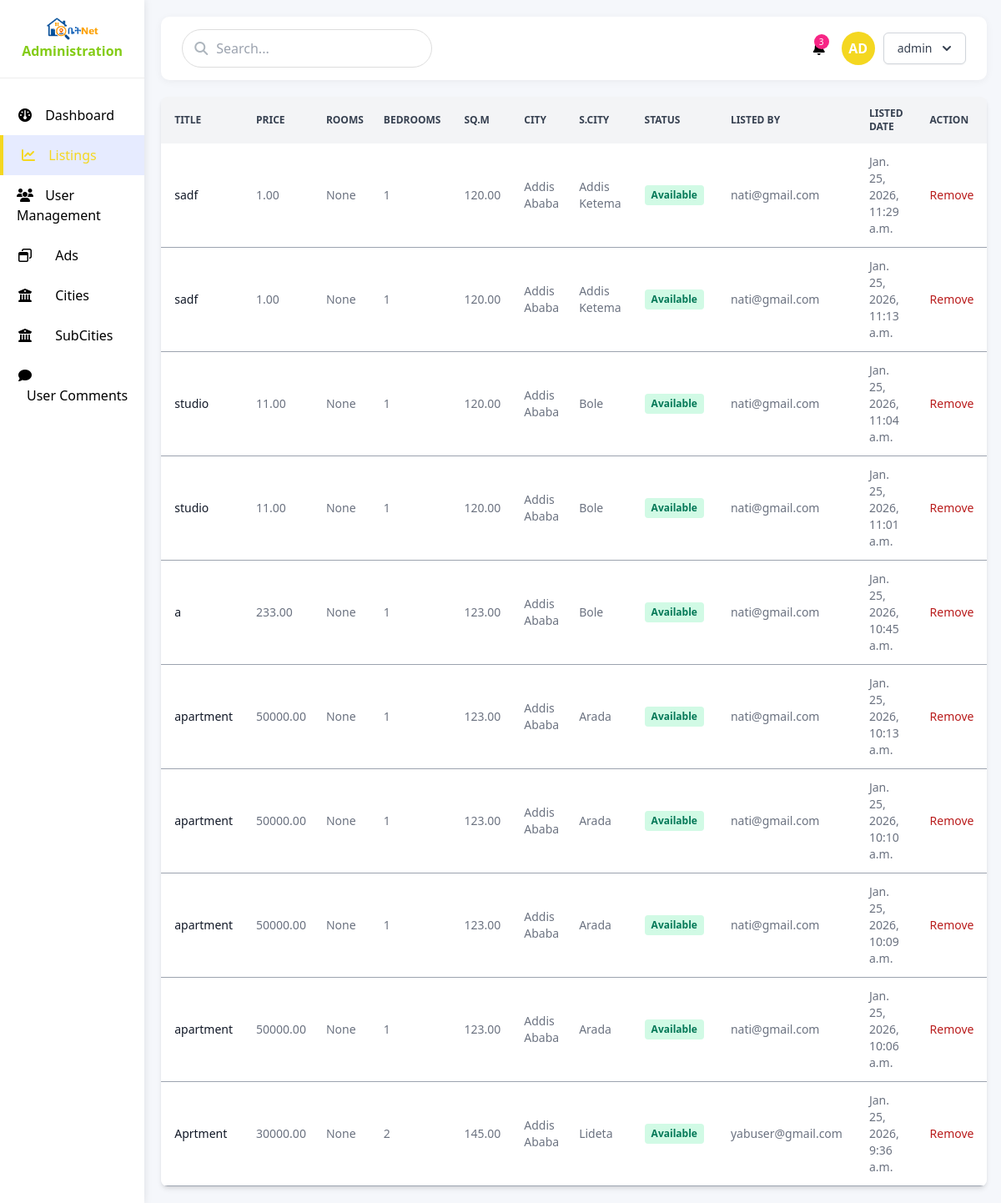
The page /admin-panel/listings (signed in) on the database as committed earlier.
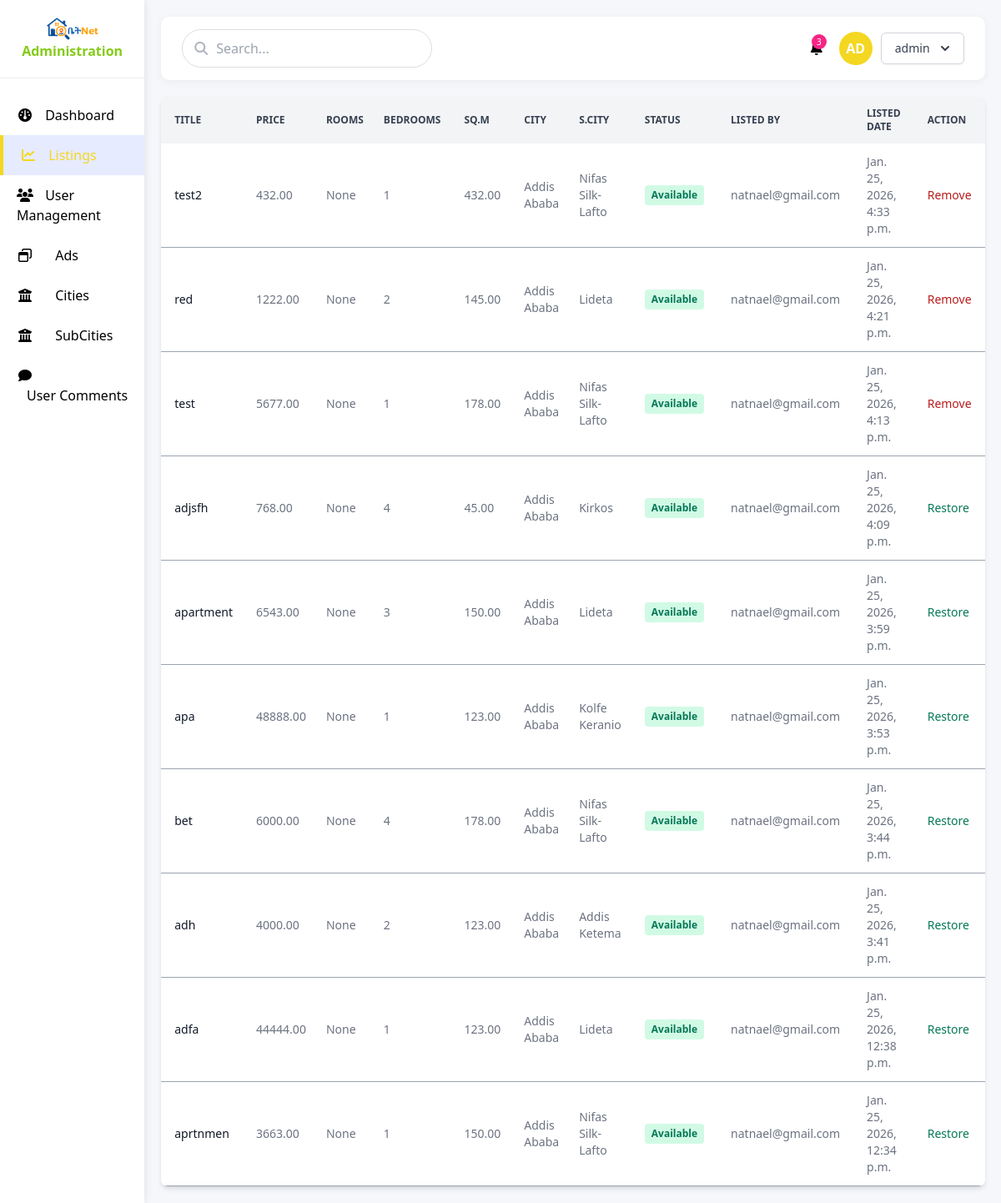
The same page on the database as committed later.
### listing/models.py (models this page shows, shortened)
class Listing(models.Model):
    user = models.ForeignKey(CustomUser, on_delete=models.CASCADE, related_name='listings')
    title = models.CharField(max_length=50)
    desc = models.TextField(max_length=400, null=True, blank=True)
    price = models.DecimalField(max_digits=10, decimal_places=2)
    rooms = models.IntegerField(null=True, blank=True)
    bedrooms = models.IntegerField(null=True, blank=True)
    bathrooms = models.IntegerField(null=True, blank=True)
    square_metre = models.DecimalField(max_digits=10, decimal_places=2, null=True, blank=True)
    city = models.ForeignKey(City, on_delete=models.SET_NULL, null=True, blank=True)
    sub_city = models.ForeignKey(SubCity, on_delete=models.SET_NULL, null=True, blank=True)
    area = models.CharField(max_length=100, null=True, blank=True)
    phone_number1 = models.CharField(max_length=20)
    phone_number2 = models.CharField(max_length=20, null=True, blank=True)
    status = models.BooleanField(default=True)
    admin_status = models.BooleanField(default=True)
    created_at = models.DateTimeField(auto_now_add=True)
    updated_at = models.DateTimeField(auto_now=True)
    amenities = models.ManyToManyField(Amenity, blank=True, related_name='listings')
    is_paid = models.BooleanField(default=False)
    payment_method = models.CharField(max_length=50, blank=True, null=True)
    class Meta:
        db_table = 'listings'

class City(models.Model):
    name = models.CharField(max_length=50)
    class Meta:
        db_table = 'cities'
    def __str__(self):
        return self.name

class SubCity(models.Model):
    name = models.CharField(max_length=50)
    class Meta:
        db_table = 'subcities'
    def __str__(self):
        return self.name

### users/models.py (models this page shows, shortened)
class CustomUser(AbstractBaseUser):
    first_name = models.CharField(max_length=100, blank=True, null=True)
    last_name = models.CharField(max_length=100, blank=True, null=True)
    email = models.EmailField(unique=True)
    is_active = models.BooleanField(default=True)
    is_admin = models.BooleanField(default=False)
    is_staff = models.BooleanField(default=False)
    created_at = models.DateTimeField(auto_now_add=True)
    updated_at = models.DateTimeField(auto_now=True)
    objects = CustomUserManager()
    USERNAME_FIELD = 'email'
    def __str__(self):
        return self.email

### admindashboard/views.py (the view)
# urls.py: path('listings',  views.get_listings,  name='admin-listings'),
@staff_member_required
def get_listings(request):
    listings = Listing.objects.all().order_by('-created_at')
    paginator = Paginator(listings, 10)  # Show 10
    page_number = request.GET.get('page')
    page_obj = paginator.get_page(page_number)
    context = {
        'listings':page_obj,
        'page_obj': page_obj ,
    }
    return render(request,'admin/pages/listings.html', context)

### templates/admin/pages/listings.html (shortened to what this page needs)
{% extends "../layout.html" %}
{% block content %}
<div class="">
    <div class="relative overflow-x-auto shadow-md sm:rounded-lg">
        <table class="w-full text-sm text-left text-gray-500 dark:text-gray-400">
            <thead class="text-xs text-gray-700 uppercase bg-gray-100 dark:bg-gray-700 dark:text-gray-300 sticky top-0 z-10">
                <tr>
                    <th scope="col" class="px-4 py-3">Title</th>
                    <th scope="col" class="px-3 py-3">Price</th>
                    <th scope="col" class="px-3 py-3">Rooms</th>
                    <th scope="col" class="px-3 py-3">Bedrooms</th>
                    <th scope="col" class="px-4 py-3">Sq.m</th>
                    <th scope="col" class="px-3 py-3">City</th>
                    <th scope="col" class="px-3 py-3">S.City</th>
                    <th scope="col" class="px-4 py-3">Status</th>
                    <th scope="col" class="px-4 py-3">Listed by</th>
                    <th scope="col" class="px-4 py-3">Listed date</th>
                    <th scope="col" class="px-4 py-3">Action</th>
                </tr>
            </thead>
            <tbody>
                {% for list in listings %}
                <tr class="bg-white border-b border-b-gray-400 dark:bg-gray-800 dark:border-gray-700 hover:bg-lime-50 dark:hover:bg-gray-700">
                    <th scope="row" class="px-4 py-3 font-medium text-gray-900 whitespace-nowrap dark:text-white">
                        {{ list.title }}
                    </th>
                    <td class="px-3 py-3">{{ list.price }}</td>
                    <td class="px-3 py-3">{{ list.rooms }}</td>
                    <td class="px-3 py-3">{{ list.bedrooms }}</td>
                    <td class="px-4 py-3">{{ list.square_metre }}</td>
                    <td class="px-3 py-3">{{ list.city }}</td>
                    <td class="px-3 py-3">{{ list.sub_city }}</td>
                    <td class="px-4 py-3">
                        {% if not list.status %}
                        <span class="inline-block px-2 py-1 text-xs font-semibold text-red-700 bg-red-100 rounded">Rented</span>
                        {% else %}
                        <span class="inline-block px-2 py-1 text-xs font-semibold text-green-700 bg-green-100 rounded">Available</span>
                        {% endif %}
                    </td>
                    <td class="px-4 py-3">{{ list.user }}</td>
                    <td class="px-4 py-3">{{ list.created_at }}</td>
                    <td class="px-4 py-3">
                        {% if list.admin_status %}
                        <a href="{% url 'admin-listing-status' id=list.id %}" class="text-red-700 hover:underline font-medium">Remove</a>
                        {% else %}
                        <a href="{% url 'admin-listing-status' id=list.id %}" class="text-green-700 hover:underline font-medium">Restore</a>
                        {% endif %}
                    </td>
                </tr>
                {% empty %}
                <tr>
                    <td colspan="11" class="px-4 py-3 text-center text-gray-500 dark:text-gray-300">No listings found.</td>
                </tr>
                {% endfor %}
            </tbody>
        </table>
    </div>
</div>
{% endblock content %}

Rows that differ between the two databases and show on the page:
no longer on this page (row edited): Listing: title "sadf", price "1.00", rooms "None", bedrooms "1", square_metre "120.00", city "Addis Ababa", sub_city "Addis Ketema", status "Available", user "nati@gmail.com", created_at "Jan. 25, 2026, 11:29 a.m.", admin_status "Remove"
no longer on this page (row unchanged): Listing: title "sadf", price "1.00", rooms "None", bedrooms "1", square_metre "120.00", city "Addis Ababa", sub_city "Addis Ketema", status "Available", user "nati@gmail.com", created_at "Jan. 25, 2026, 11:13 a.m.", admin_status "Remove"
no longer on this page (row unchanged): Listing: title "studio", price "11.00", rooms "None", bedrooms "1", square_metre "120.00", city "Addis Ababa", sub_city "Bole", status "Available", user "nati@gmail.com", created_at "Jan. 25, 2026, 11:04 a.m.", admin_status "Remove"
no longer on this page (row unchanged): Listing: title "studio", price "11.00", rooms "None", bedrooms "1", square_metre "120.00", city "Addis Ababa", sub_city "Bole", status "Available", user "nati@gmail.com", created_at "Jan. 25, 2026, 11:01 a.m.", admin_status "Remove"
no longer on this page (row unchanged): Listing: title "a", price "233.00", rooms "None", bedrooms "1", square_metre "123.00", city "Addis Ababa", sub_city "Bole", status "Available", user "nati@gmail.com", created_at "Jan. 25, 2026, 10:45 a.m.", admin_status "Remove"
no longer on this page (row unchanged): Listing: title "apartment", price "50000.00", rooms "None", bedrooms "1", square_metre "123.00", city "Addis Ababa", sub_city "Arada", status "Available", user "nati@gmail.com", created_at "Jan. 25, 2026, 10:13 a.m.", admin_status "Remove"
no longer on this page (row unchanged): Listing: title "apartment", price "50000.00", rooms "None", bedrooms "1", square_metre "123.00", city "Addis Ababa", sub_city "Arada", status "Available", user "nati@gmail.com", created_at "Jan. 25, 2026, 10:10 a.m.", admin_status "Remove"
no longer on this page (row unchanged): Listing: title "apartment", price "50000.00", rooms "None", bedrooms "1", square_metre "123.00", city "Addis Ababa", sub_city "Arada", status "Available", user "nati@gmail.com", created_at "Jan. 25, 2026, 10:09 a.m.", admin_status "Remove"
no longer on this page (row unchanged): Listing: title "apartment", price "50000.00", rooms "None", bedrooms "1", square_metre "123.00", city "Addis Ababa", sub_city "Arada", status "Available", user "nati@gmail.com", created_at "Jan. 25, 2026, 10:06 a.m.", admin_status "Remove"
no longer on this page (row unchanged): Listing: title "Aprtment", price "30000.00", rooms "None", bedrooms "2", square_metre "145.00", city "Addis Ababa", sub_city "Lideta", status "Available", user "yabuser@gmail.com", created_at "Jan. 25, 2026, 9:36 a.m.", admin_status "Remove"
added Listing: title "test2", price "432.00", rooms "None", bedrooms "1", square_metre "432.00", city "Addis Ababa", sub_city "Nifas Silk-Lafto", status "Available", user "natnael@gmail.com", created_at "Jan. 25, 2026, 4:33 p.m.", admin_status "Remove"
added Listing: title "red", price "1222.00", rooms "None", bedrooms "2", square_metre "145.00", city "Addis Ababa", sub_city "Lideta", status "Available", user "natnael@gmail.com", created_at "Jan. 25, 2026, 4:21 p.m.", admin_status "Remove"
added Listing: title "test", price "5677.00", rooms "None", bedrooms "1", square_metre "178.00", city "Addis Ababa", sub_city "Nifas Silk-Lafto", status "Available", user "natnael@gmail.com", created_at "Jan. 25, 2026, 4:13 p.m.", admin_status "Remove"
added Listing: title "adjsfh", price "768.00", rooms "None", bedrooms "4", square_metre "45.00", city "Addis Ababa", sub_city "Kirkos", status "Available", user "natnael@gmail.com", created_at "Jan. 25, 2026, 4:09 p.m.", admin_status "Restore"
added Listing: title "apartment", price "6543.00", rooms "None", bedrooms "3", square_metre "150.00", city "Addis Ababa", sub_city "Lideta", status "Available", user "natnael@gmail.com", created_at "Jan. 25, 2026, 3:59 p.m.", admin_status "Restore"
added Listing: title "apa", price "48888.00", rooms "None", bedrooms "1", square_metre "123.00", city "Addis Ababa", sub_city "Kolfe Keranio", status "Available", user "natnael@gmail.com", created_at "Jan. 25, 2026, 3:53 p.m.", admin_status "Restore"
added Listing: title "bet", price "6000.00", rooms "None", bedrooms "4", square_metre "178.00", city "Addis Ababa", sub_city "Nifas Silk-Lafto", status "Available", user "natnael@gmail.com", created_at "Jan. 25, 2026, 3:44 p.m.", admin_status "Restore"
added Listing: title "adh", price "4000.00", rooms "None", bedrooms "2", square_metre "123.00", city "Addis Ababa", sub_city "Addis Ketema", status "Available", user "natnael@gmail.com", created_at "Jan. 25, 2026, 3:41 p.m.", admin_status "Restore"
added Listing: title "adfa", price "44444.00", rooms "None", bedrooms "1", square_metre "123.00", city "Addis Ababa", sub_city "Lideta", status "Available", user "natnael@gmail.com", created_at "Jan. 25, 2026, 12:38 p.m.", admin_status "Restore"
added Listing: title "aprtnmen", price "3663.00", rooms "None", bedrooms "1", square_metre "150.00", city "Addis Ababa", sub_city "Nifas Silk-Lafto", status "Available", user "natnael@gmail.com", created_at "Jan. 25, 2026, 12:34 p.m.", admin_status "Restore"
